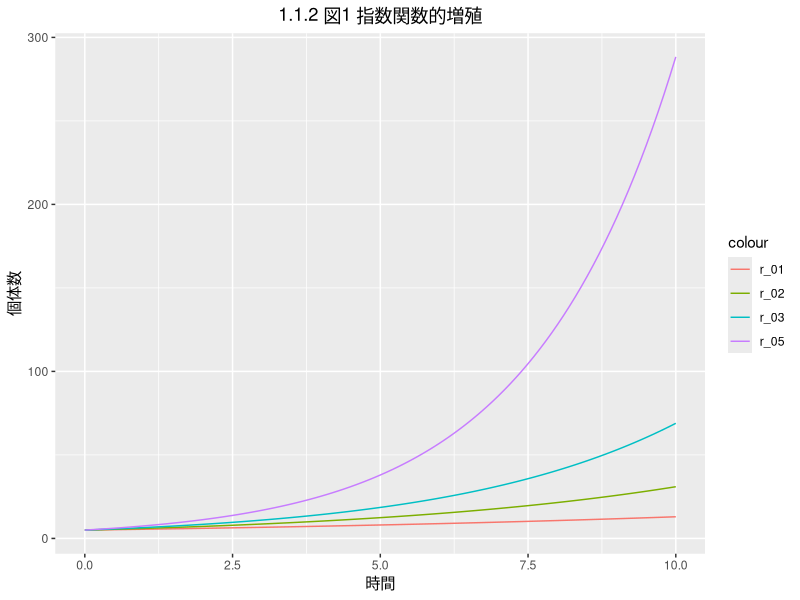

Recreate this plot in R.
library(tidyverse)
rm(list=objects())

# setting
N0 <- 5
R01 <- 0.1
R02 <- 0.2
R03 <- 0.3
R05 <- 0.5
generation <- 100

Result <- data_frame(
  ge = 0,
  R_01 = N0,
  R_02 = N0,
  R_03 = N0,
  R_05 = N0,
)

# equation
for (t in 1:generation){
  t <- t/10   #なめらかにするために細かく値をとっている
  NR_1 <- (R01+1)^t * N0
  NR_2 <- (R02+1)^t * N0
  NR_3 <- (R03+1)^t * N0
  NR_5 <- (R05+1)^t * N0
  Result[nrow(Result)+1,] <- list(t,NR_1,NR_2,NR_3,NR_5)
}

figure <- ggplot(Result,aes(ge))+
  geom_path(aes(y=R_01,color ="r_01"))+
  geom_path(aes(y=R_02,color ="r_02"))+
  geom_path(aes(y=R_03,color ="r_03"))+
  geom_path(aes(y=R_05,color ="r_05"))+
  labs(title = "1.1.2 図1 指数関数的増殖",x = "時間", y= "個体数")+
  theme(plot.title = element_text(hjust = 0.5))
  

figure